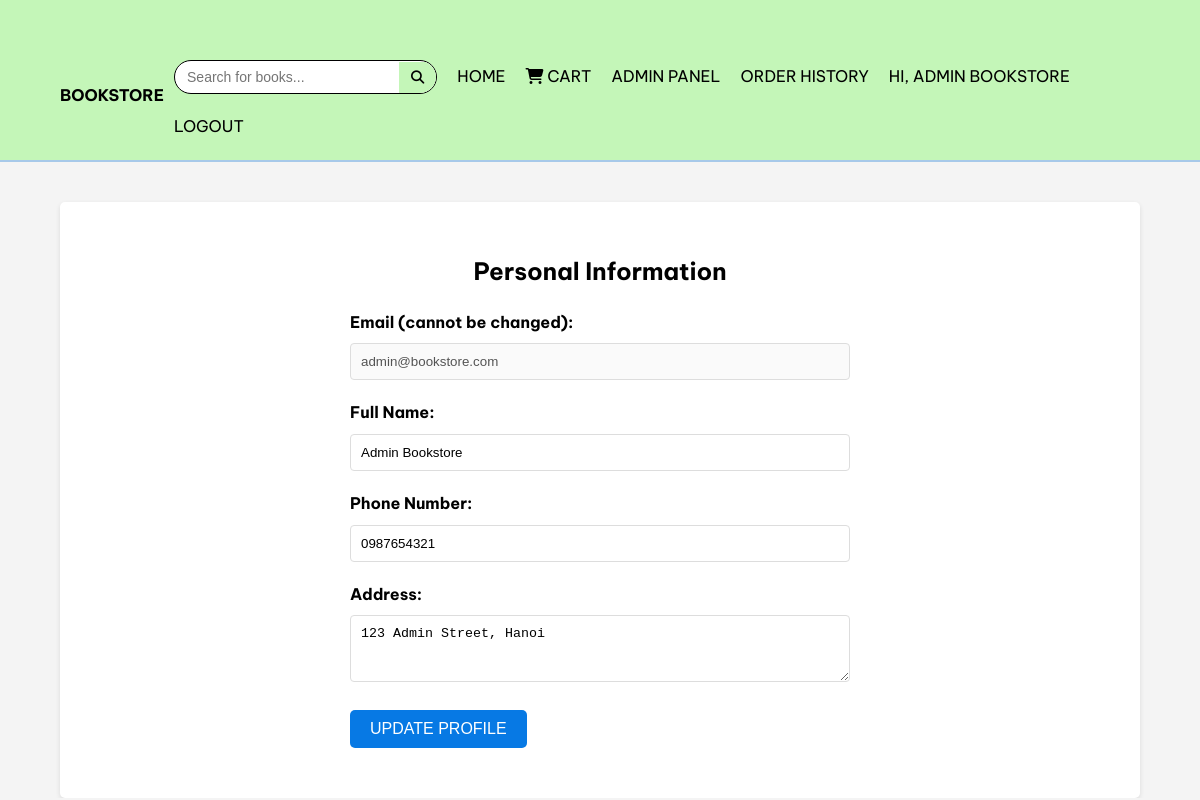
The app's page /profile.php (signed in) with its own data.
### tables this page shows
CREATE TABLE `users` (
  `id` int(11) NOT NULL,
  `fullname` varchar(100) NOT NULL,
  `email` varchar(100) NOT NULL,
  `password` varchar(255) NOT NULL,
  `phone` varchar(20) DEFAULT NULL,
  `address` text DEFAULT NULL,
  `role` enum('admin','customer') NOT NULL DEFAULT 'customer',
  `created_at` timestamp NOT NULL DEFAULT current_timestamp()
);

### profile.php (the view, shortened to what this page needs)
<?php
require_once 'config/db.php';
include 'header.php';
$user_id = $_SESSION['user_id'];
$stmt = $conn->prepare("SELECT fullname, email, phone, address FROM users WHERE id = ?");
$stmt->bind_param("i", $user_id);
$stmt->execute();
$result = $stmt->get_result();
$user = $result->fetch_assoc();
?>
<h2>Personal Information</h2>
<form action="profile.php" method="post">
    <div class="form-group">
        <label>Email (cannot be changed):</label>
        <input type="email" value="<?php echo htmlspecialchars($user['email']); ?>" disabled>
    </div>
    <div class="form-group">
        <label for="fullname">Full Name:</label>
        <input type="text" id="fullname" name="fullname" value="<?php echo htmlspecialchars($user['fullname']); ?>" required>
    </div>
    <div class="form-group">
        <label for="phone">Phone Number:</label>
        <input type="text" id="phone" name="phone" value="<?php echo htmlspecialchars($user['phone']); ?>">
    </div>
    <div class="form-group">
        <label for="address">Address:</label>
        <textarea id="address" name="address" rows="3"><?php echo htmlspecialchars($user['address']); ?></textarea>
    </div>
    <button type="submit" class="btn">Update Profile</button>
</form>

### style.css (style rules this page uses)
body { font-family: Arial, sans-serif; line-height: 1.6; margin: 0; padding: 0; background: #f4f4f4; color: #000000; }
.form-group { margin-bottom: 20px; }
.form-group label { display: block; margin-bottom: 8px; font-weight: bold; }
.form-group input[type="text"], .form-group input[type="email"], .form-group input[type="password"], .form-group input[type="number"], .form-group textarea, .form-group select { width: 100%; padding: 10px; box-sizing: border-box; border: 1px solid #ddd; border-radius: 4px; }
.btn { display: inline-block; background: #0779e4; color: #fff !important; padding: 10px 20px; border: none; cursor: pointer; text-decoration: none; border-radius: 5px; font-size: 16px; text-transform: uppercase; transition: background-color 0.3s; }
form { max-width: 500px; margin: 20px auto; }
h2 { text-align: center; margin-bottom: 20px; }
body { font-family: 'Be Vietnam Pro', Arial, sans-serif; }

### records on screen
users: email "admin@bookstore.com", fullname "Admin Bookstore", phone "0987654321", address "123 Admin Street, Hanoi"

### other values on screen
$_SESSION['fullname'] "ADMIN BOOKSTORE"
